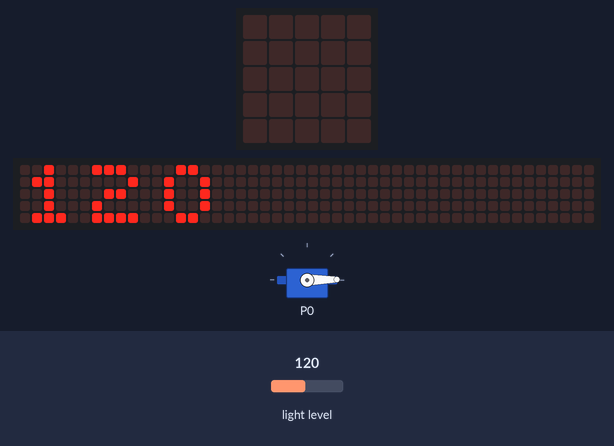
The program below on a simulated BBC micro:bit (MakeCode). Shown: servo, the board's 5×5 LED display, a strip that is not on the board, showing the scrolling text unrolled. Inputs (shaded band) come from the test bench; at power-on: light level 120. The 48×5 strip is a reading aid, not a part: it shows the text the display is scrolling, unrolled, one strip-width of it at a time.

Above: at 2.09 s.
At 15.43 s:
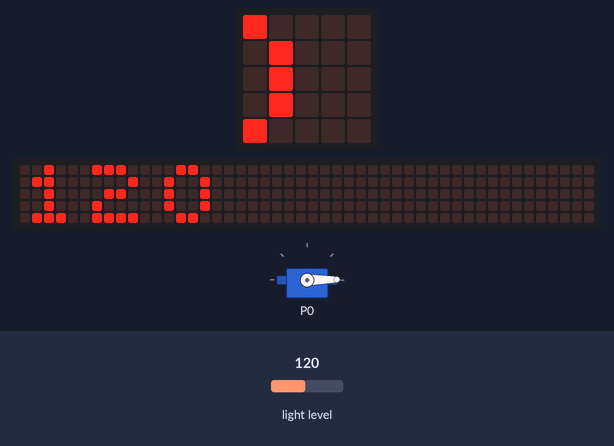
At 25.85 s:
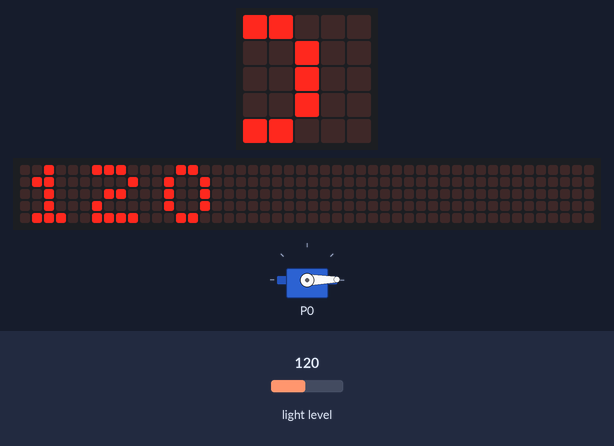
At 36.72 s:
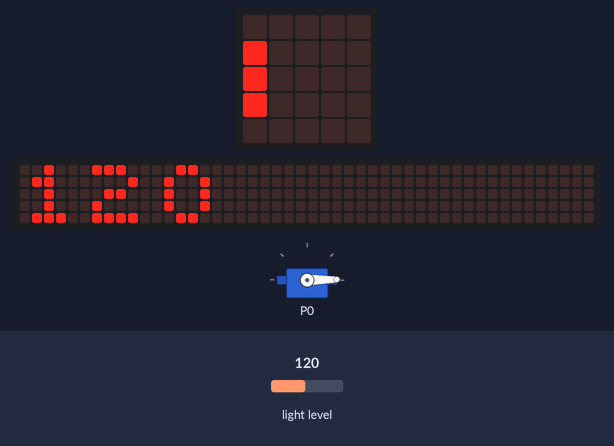
Timing chart, 0 to 38.2 s (numbered marks = the images above):
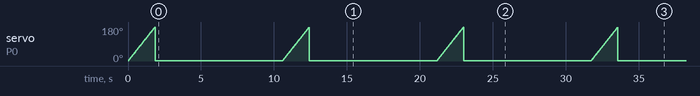

The program:

main.ts
```typescript
let IntensiteLumineuseMaximale = 0
let Position = 0
let PosOptimale = 0
/**
 * TEST #6
 *
 * Le dispositif balaie l'horizon. Pour chaque micro déplacement, fait la lecture de la luminosité pour trouver la position où la valeur est maximale.  Se positionne à la valeur maximale trouver.
 */
basic.forever(function () {
    for (let index = 0; index < 180; index++) {
        Position = Position + 1
        servos.P0.setAngle(Position)
        basic.pause(10)
        if (input.lightLevel() > IntensiteLumineuseMaximale) {
            IntensiteLumineuseMaximale = input.lightLevel()
            PosOptimale = Position
        }
    }
    servos.P0.setAngle(PosOptimale)
    basic.pause(100)
    servos.P0.stop()
    basic.showString("" + (IntensiteLumineuseMaximale))
    basic.pause(5000)
    Position = 0
    IntensiteLumineuseMaximale = 0
})
```

test.ts
```typescript
// les tests vont ici; ceci n'est pas compilé lorsque cet ensemble est utilisé en tant qu'extension.
```

Measured:
- by itself, servo on P0: ramps from 1° to 180° and jumps back, once every 10.6 s
